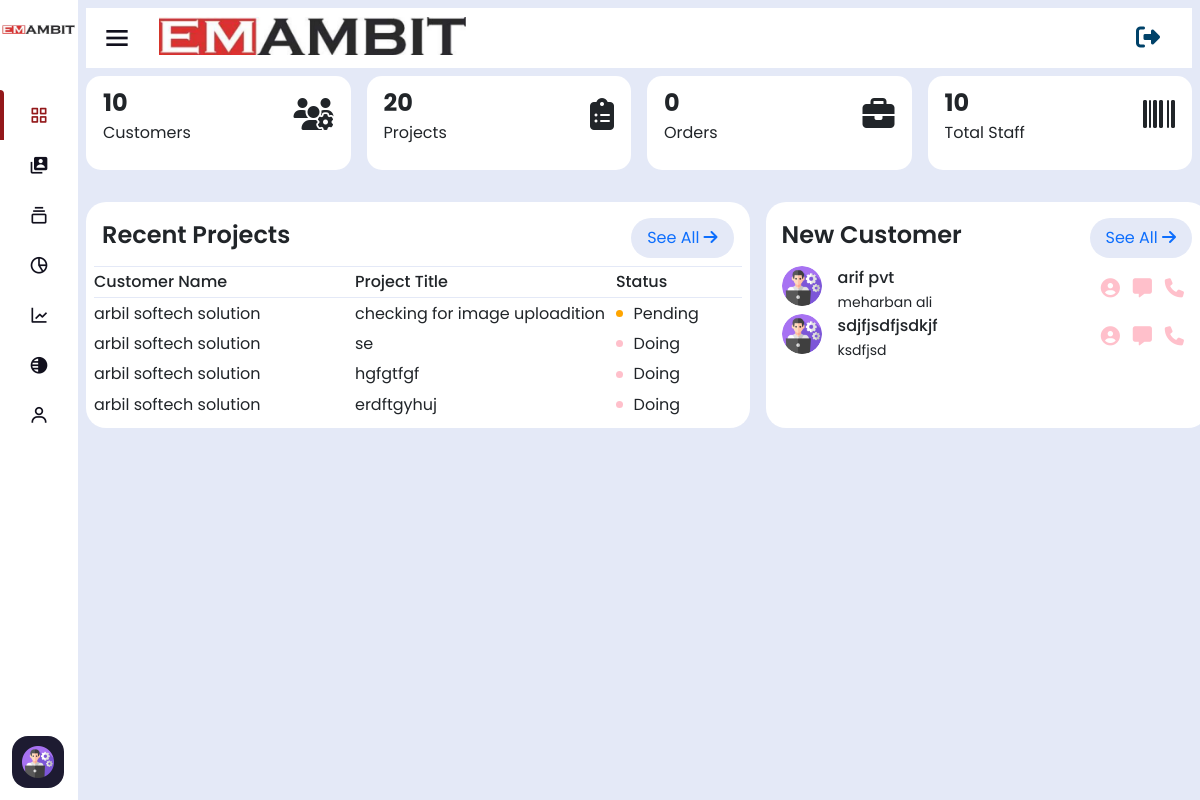
Before: / (signed in) with the older database file.
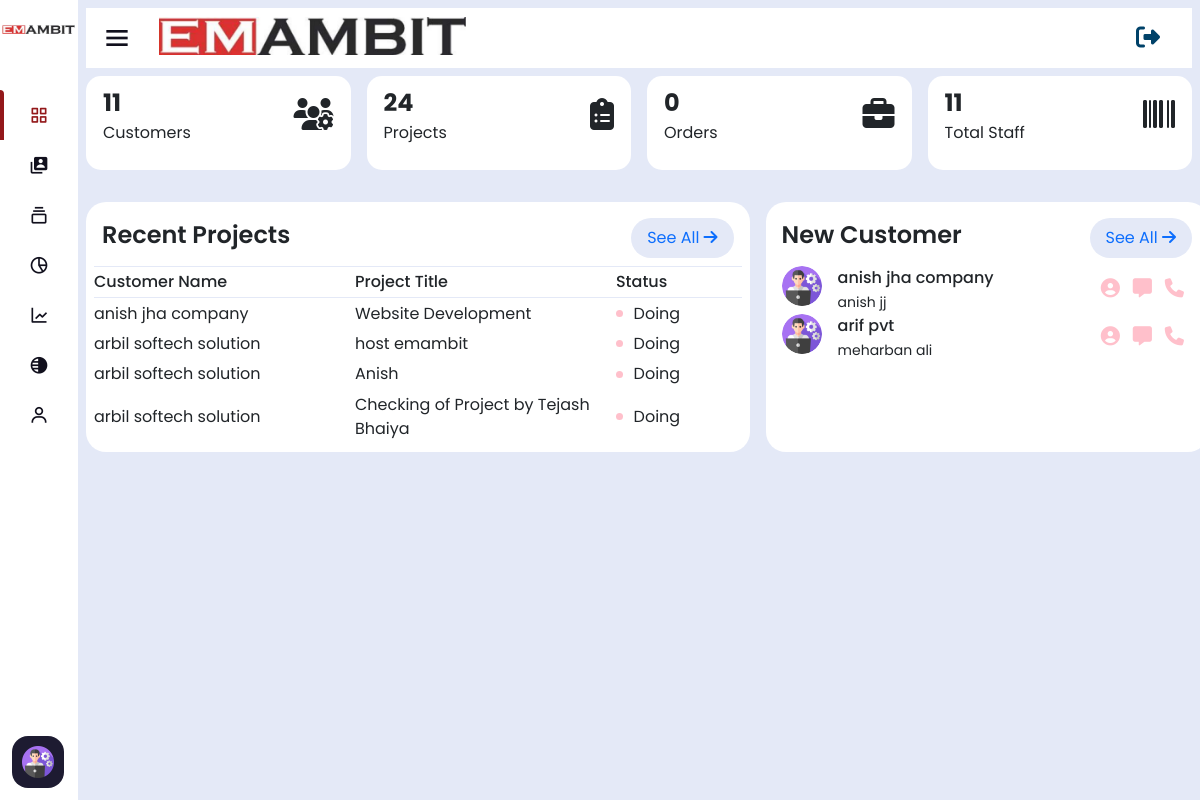
After: the same page with the newer database file.
### home/models.py (models this page shows, shortened)
class AssignEngineer(models.Model):
    company_name=models.ForeignKey(ClientCompanyInfo,on_delete=models.CASCADE)
    manager_name=models.ForeignKey(CustomUser,on_delete=models.CASCADE,related_name='manager_assignments',default=None)
    engineer_one=models.ForeignKey(CustomUser,on_delete=models.CASCADE, null=True,blank=True,related_name='engineer_one_assignments')
    engineer_two=models.ForeignKey(CustomUser,on_delete=models.CASCADE,null=True,blank=True, related_name='engineer_two_assignments')
    engineer_three=models.ForeignKey(CustomUser,on_delete=models.CASCADE,null=True,blank=True, related_name='engineer_three_assignments')
    visit_purpose=models.CharField(max_length=254)
    machine_type=models.CharField(max_length=254)
    leave_date=models.CharField(max_length=254)
    reach_date=models.CharField(max_length=254)
    travel_by=models.ForeignKey(AddTravelBy,on_delete=models.CASCADE)
    timestampt=models.DateTimeField(auto_now_add=True,null=True,blank=True)
    ending_date=models.CharField(max_length=100,null=True,blank=True,default='Work on Progress')
    work_status=models.CharField(max_length=100,blank=True,null=True,default='Doing')
    project_link=models.CharField(max_length=1000,null=True,blank=True)
    download_link=models.CharField(max_length=254,null=True,blank=True)
    equipment = models.TextField(max_length=1000,null=True,blank=True)
    recived_equipment=models.TextField(max_length=1000,null=True,blank=True)
    recived_date=models.CharField(max_length=100,null=True,blank=True)

class ClientCompanyInfo(models.Model):
    company_name=models.CharField(max_length=200)
    company_phone=models.CharField(max_length=20)
    contact_person=models.CharField(max_length=250)
    company_email=models.CharField(max_length=254)
    company_gst=models.CharField(max_length=50)
    company_address=models.CharField(max_length=254)
    timestampt=models.DateTimeField(auto_now_add=True,null=True,blank=True)

### home/views.py (the view)
# urls.py: path('',home_view),
@login_required(login_url='/login')
def home_view(request):
    all_company=ClientCompanyInfo.objects.all().order_by('-id')
    all_company_length=len(all_company)
    recent_customers=ClientCompanyInfo.objects.all().order_by('-id')[0:2]
    total_project=AssignEngineer.objects.all().order_by('-id')
    total_project_length=len(total_project)
    recent_projects=total_project[0:4]
    purchase_orders=PurchaseOrder.objects.all()
    total_staff=CustomUser.objects.all().exclude(is_staff=True)
    total_staff=len(total_staff)
    total_reimbursement = CustomUser.objects.exclude(is_staff=True).aggregate(total_cost_sum=Sum('total_cost'))
    total_cost=total_reimbursement['total_cost_sum']
    return render(request,'index.html',{'total_staff':total_staff,'all_company':recent_customers,'total_project':recent_projects,'purchase_orders':purchase_orders,'total_cost':total_cost,"all_company_length":all_company_length,'total_project_length':total_project_length})

### home/templates/index.html (shortened to what the changed rows need)
<!DOCTYPE html>
<html lang="en">
<head>
    {% include 'header-links.html' %}
</head>
<body>
    {% if user.is_authenticated and user.is_superuser %}
    <section class="nav-section">
        {% include 'subtitle.html' %}
        <div class="dashboard-header">
            <div class="grid-4">
                <div class="box">
                    <div>
                        <strong class="num">{{all_company_length}}</strong>
                        <p>Customers</p>
                    </div>
                    <div class="icon">
                        <i class="fa-solid fa-users-gear"></i>
                    </div>
                </div>
                <div class="box">
                    <div>
                        <strong class="num">{{total_project_length}}</strong>
                        <p>Projects</p>
                    </div>
                    <div class="icon">
                        <i class="fa-solid fa-clipboard-list"></i>
                    </div>
                </div>
                <div class="box">
                    <div>
                        <strong class="num">{{purchase_orders | length}}</strong>
                        <p>Orders</p>
                    </div>
                    <div class="icon">
                        <i class="fa-solid fa-briefcase"></i>
                    </div>
                </div>
                <div class="box">
                    <div>
                        <strong class="num">{{total_staff}}</strong>
                        <p>Total Staff</p>
                    </div>
                    <div class="icon">
                        <i class="fa-solid fa-barcode"></i>
                    </div>
                </div>
            </div>
        </div>
        <div class="grid-60-40">
            <div class="recent-projects overflow-auto">
                <div class="submenu-header">
                    <h2>Recent Projects</h2>
                    <div class="menu-btn">
                        <a href="/assigned-works">See All <i class="fa-solid fa-arrow-right"></i></a>
                    </div>
                </div>
                <table class="md-table">
                    <thead>
                        <tr>
                            <th>Customer Name</th>
                            <th>Project Title</th>
                            <th>Status</th>
                        </tr>
                    </thead>
                    <tbody>
                        {% for tp in total_project   %}
                        <tr>
                            <td>{{tp.company_name.company_name}}</td>
                            <td>{{tp.visit_purpose}}</td>
                            <td>
                                <div class="
                                {% if  tp.work_status == 'Pending' %}
                                pending-btn
                                {% elif  tp.work_status == 'Done' %}
                                done-btn
                                {% elif  tp.work_status == 'Doing' %}
                                inprogress-btn
                                {% endif %}
                                    "></div> {{tp.work_status}}
                            </td>
                        </tr>
                        {% endfor %}
                    </tbody>
                </table>
            </div>
            <div class="new-customers">
                <div class="submenu-header">
                    <h2>New Customer</h2>
                    <div class="menu-btn">
                        <a href="/manage-company">See All <i class="fa-solid fa-arrow-right"></i></a>
                    </div>
                </div>
                <div class="customers">
                    {% for ac  in all_company  %}
                    <div class="single-customer">
                        <div class="profile">
                            <img src="/static/assets/images/admin.png" alt="customer-image">
                            <div class="customer-details">
                                <div class="name">{{ac.company_name}}</div>
                                <small>{{ac.contact_person}}</small>
                            </div>
                        </div>
                        <div class="social-links">
                            <a target="_blank" href="/tel:{{ac.company_phone}}"><i class="fa-solid fa-circle-user"></i></a>
                            <a target="_blank" href="/mailto:{{ac.company_email}}"><i class="fa-solid fa-message"></i></a>
                            <a target="_blank" href="/tel:{{ac.company_phone}}"><i class="fa-solid fa-phone"></i></a>
                        </div>
                    </div>
                    {% endfor %}
                </div>
            </div>
        </div>
    </section>
    {% elif user.is_authenticated and not user.is_superuser %}
    <script>
        window.location.href='/user-dashboard'
    </script>
    {% else %}
    <script>
        window.location.href='/page-note-found'
    </script>
    {% endif %}
</body>
</html>

Changed rows visible on the page:
no longer on this page (row unchanged): AssignEngineer: company_name.company_name "arbil softech solution", visit_purpose "checking for image uploadition", work_status "Pending"
no longer on this page (row unchanged): AssignEngineer: company_name.company_name "arbil softech solution", visit_purpose "se", work_status "Doing"
no longer on this page (row unchanged): AssignEngineer: company_name.company_name "arbil softech solution", visit_purpose "hgfgtfgf", work_status "Doing"
no longer on this page (row unchanged): AssignEngineer: company_name.company_name "arbil softech solution", visit_purpose "erdftgyhuj", work_status "Doing"
no longer on this page (row unchanged): ClientCompanyInfo: company_name "sdjfjsdfjsdkjf", contact_person "ksdfjsd"
added AssignEngineer: company_name.company_name "anish jha company", visit_purpose "Website Development", work_status "Doing"
added AssignEngineer: company_name.company_name "arbil softech solution", visit_purpose "host emambit", work_status "Doing"
added AssignEngineer: company_name.company_name "arbil softech solution", visit_purpose "Anish", work_status "Doing"
added AssignEngineer: company_name.company_name "arbil softech solution", visit_purpose "Checking of Project by Tejash Bhaiya", work_status "Doing"
added ClientCompanyInfo: company_name "anish jha company", contact_person "anish jj"
Other visible differences:
{{ all_company_length }}: "10" → "11"
{{ total_project_length }}: "20" → "24"
{{ total_staff }}: "10" → "11"
